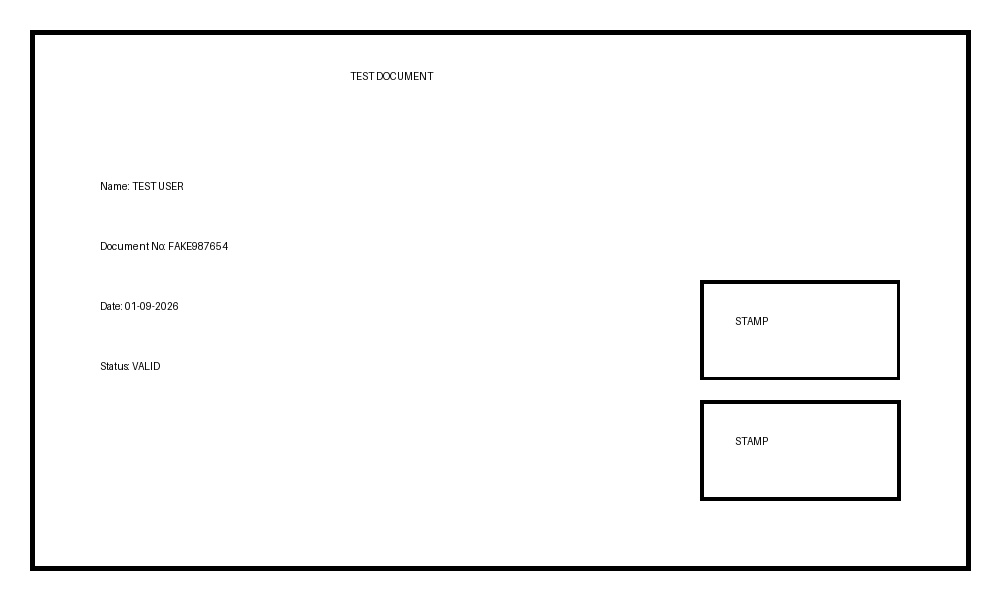
#> input picture tampering_detection/sample_images/edited.jpg, 1000 x 600 px
$ python copy_move.py
#> lines starting #> are read from the running program, lines starting #| are printed output that depends on the picture; after the words box and inside, x2 and y2 are one past the last pixel; in counts of white or black regions, pixels touching at a corner belong together
import cv2
import json
import numpy as np
# Input image
image_path = "sample_images/edited.jpg"
# Output image
output_path = "copy_move_result.jpg"

# Image read karo
image = cv2.imread(image_path)
#> image is the input picture: shape (600, 1000, 3); min 0, max 255, mean 246.4

# Image ko grayscale mein convert karo
gray = cv2.cvtColor(image, cv2.COLOR_BGR2GRAY)

# ORB detector create karo
orb = cv2.ORB_create(nfeatures=2000)

# Image ke important points aur unke descriptors find karo
keypoints, descriptors = orb.detectAndCompute(gray, None)
#> keypoints = 1230 keypoints; strongest (x, y, size): (897, 379, 31), (414, 74, 31), (894, 374, 44.6), (357, 74, 31)

print("Total keypoints found:", len(keypoints))
#| Total keypoints found: 1230

# Agar features nahi mile
if descriptors is None:
    print("No features found!")
    exit()

# ORB descriptors ke liye Hamming distance use hota hai
bf = cv2.BFMatcher(cv2.NORM_HAMMING)

# Har feature ko doosre features se compare karo
matches = bf.knnMatch(descriptors, descriptors, k=3)
#> matches = 1230 matches

suspicious_matches = []

for match_group in matches:

    # Self-match ko ignore karo
    valid_matches = [
        m for m in match_group
        if m.queryIdx != m.trainIdx
    ]

    if len(valid_matches) < 2:
        continue

    m = valid_matches[0]
    n = valid_matches[1]

    # Good match check
    if m.distance < 0.75 * n.distance:

        point1 = np.array(keypoints[m.queryIdx].pt)
        point2 = np.array(keypoints[m.trainIdx].pt)

        # Dono points ke beech distance
        distance = np.linalg.norm(point1 - point2)

        # Bahut paas ke points ko ignore karo
        if distance > 50:
            suspicious_matches.append(m)
#> this loop made 1230 passes
#> (point1, point2, distance) on passes 3, 4, 18, 20, 23, 40, 46, 48, 63, 65, 66, 87: ([964, 36], [35, 35], 929), ([35, 37], [37, 565], 528), ([425, 72], [427, 72], 2), ([429, 72], [427.2, 72], 1.8), ([363, 74], [115.2, 364.3], 381.7), ([407, 78], [184.3, 249.1], 280.8), ([386, 79], [385.2, 79.2], 0.825), ([399, 79], [161, 189], 262.2), ([101, 184], [226, 247], 140), ([116, 184], [118, 184], 2), ([118, 184], [116, 184], 2), ([101, 189], [101, 309], 120)
#> point1 on pass 304: [745, 437]
#> after the loop, suspicious_matches = 243 matches

print("Suspicious matches found:", len(suspicious_matches))
#| Suspicious matches found: 243

# Suspicious points collect karo
suspicious_points = []

for match in suspicious_matches:
    point = keypoints[match.queryIdx].pt
    suspicious_points.append(
        (int(point[0]), int(point[1]))
    )
#> this loop made 243 passes
#> point on passes 1 to 3: (964, 36), (35, 37), (363, 74)
#> after the loop, suspicious_points = 243 pairs, first value 35 to 964, second value 36 to 565

# Suspicious region ka bounding box
if suspicious_points:
    points = np.array(suspicious_points)
#> points has the same summary as suspicious_points

    x, y, w, h = cv2.boundingRect(points)
#> x = 35; y = 36; w = 930; h = 530

    cv2.rectangle(
        image,
        (x, y),
        (x + w, y + h),
        (0, 0, 255),
        3
    )
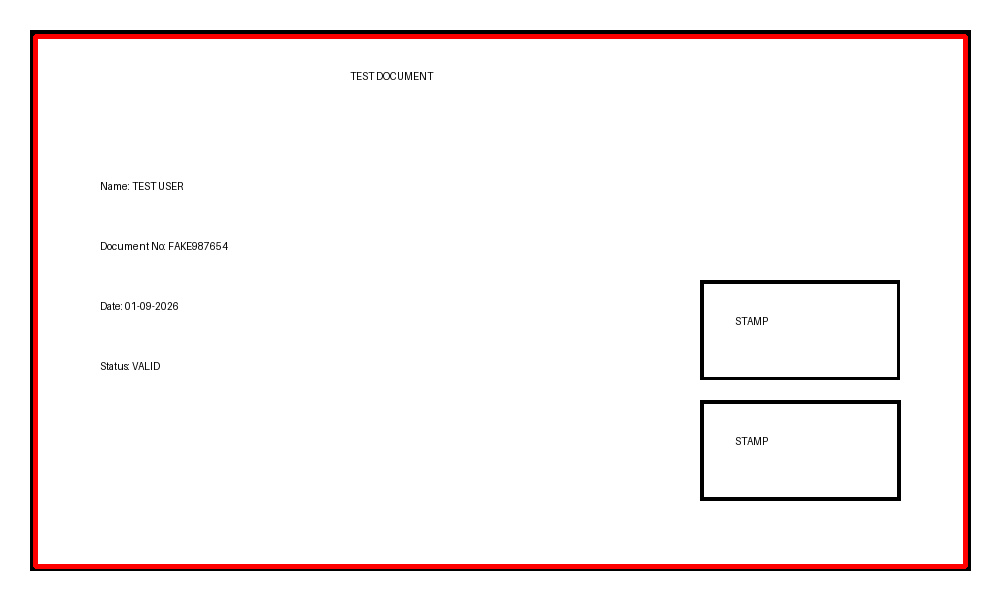
#> image: shape (600, 1000, 3); 2.43% of pixels changed, all inside (x1, y1, x2, y2) = (33, 34, 968, 569)
# Suspicious matching points ko image par draw karo
result = image.copy()

for match in suspicious_matches:
    point = tuple(map(int, keypoints[match.queryIdx].pt))

    cv2.circle(
        result,
        point,
        8,
        (0, 0, 255),
        2
    )
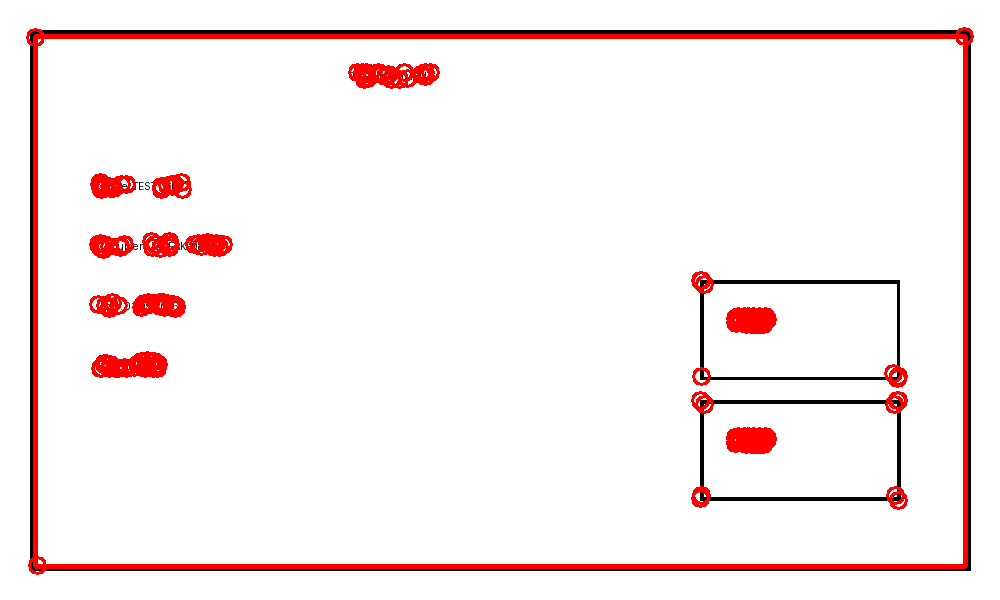
#> result: shape (600, 1000, 3); 2.24% of pixels changed, all inside (x1, y1, x2, y2) = (26, 27, 974, 575)

# Result save karo
cv2.imwrite(output_path, result)

print("Copy-Move Detection completed!")
print("Result saved as:", output_path)

# JSON report
report = {
    "method": "ORB Copy-Move Detection",
    "total_keypoints": len(keypoints),
    "suspicious_matches": len(suspicious_matches),
    "tampering_detected": len(suspicious_matches) > 0,
    "suspicious_region": {
        "x": int(x) if suspicious_points else None,
        "y": int(y) if suspicious_points else None,
        "width": int(w) if suspicious_points else None,
        "height": int(h) if suspicious_points else None
    }
}

with open("copy_move_result.json", "w") as file:
    json.dump(report, file, indent=4)

print("JSON report saved as: copy_move_result.json")
